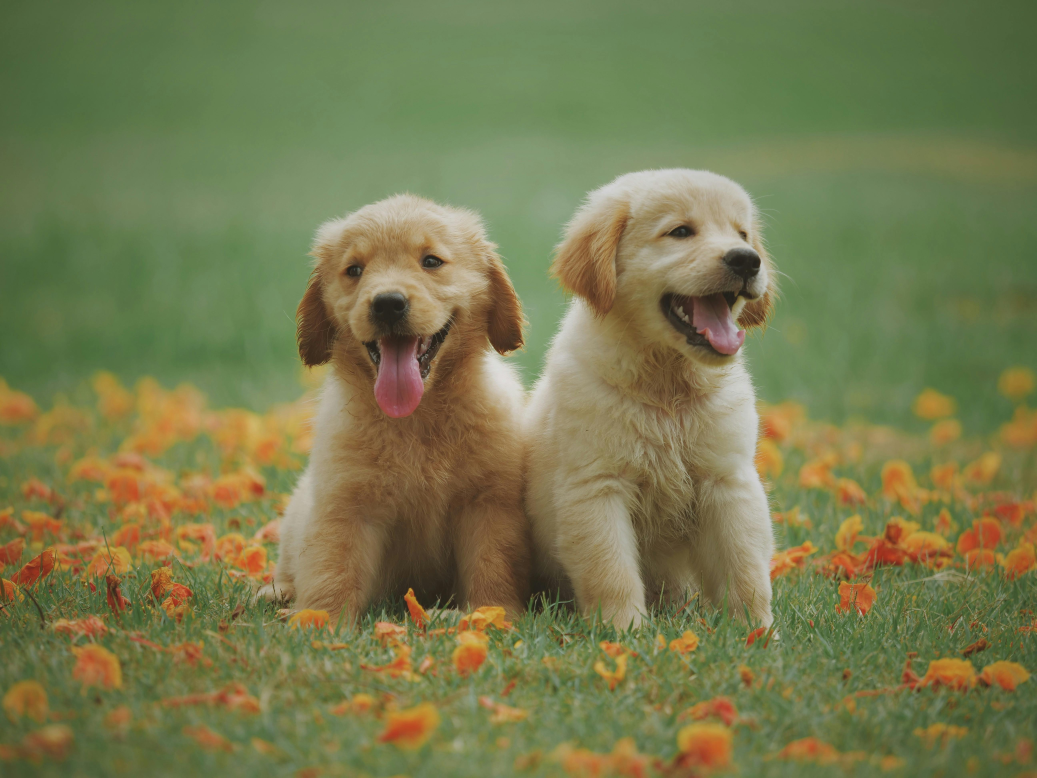
#> input picture dog.jpeg, 5184 x 3888 px (shown at 1/5 size)
$ jupyter execute lab7.ipynb
#> lines starting #> are read from the running program, lines starting #| are printed output that depends on the picture; long printed decimals are rounded
[cell 1]
import cv2
import matplotlib.pyplot as plt
import numpy as np
from PIL import Image

im1=Image.open("dog.jpeg")
#> im1 is the input picture: PIL image 5184x3888 RGB; mean R, G, B 119.3, 122, 78.3
im2=Image.open("parrot.jpeg")
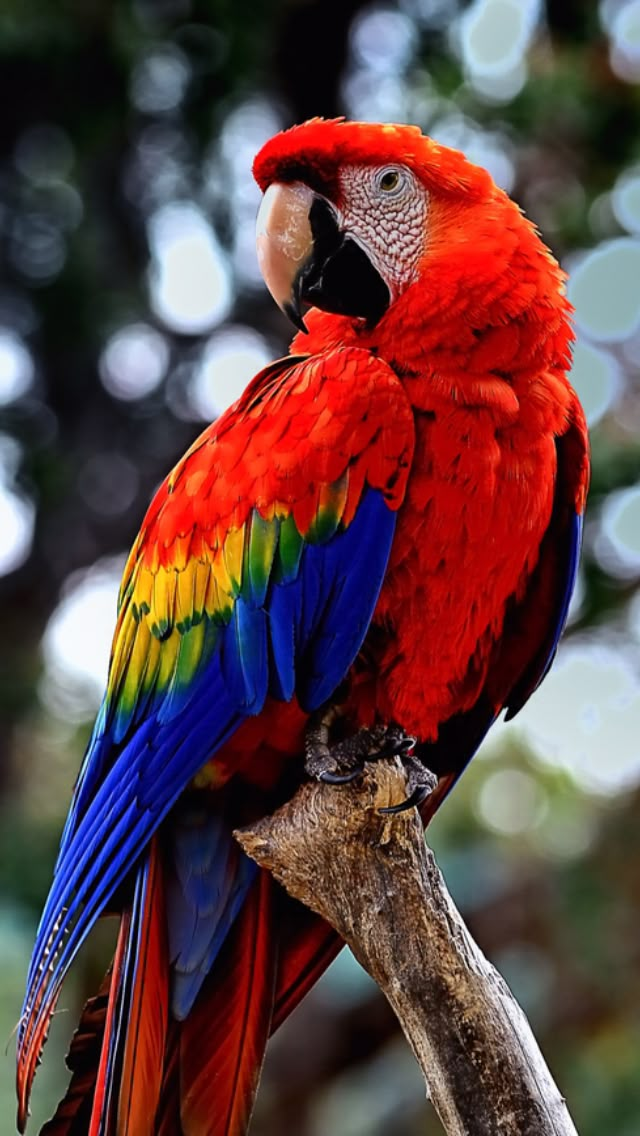
#> input picture parrot.jpeg, 640 x 1136 px
#> im2 is the input picture: PIL image 640x1136 RGB; mean R, G, B 97.1, 65.4, 65.7

plt.figure(figsize=(12,6))

plt.subplot(221)
plt.imshow(im1,cmap="gray")
plt.title("Original Color Image")
plt.axis("off")

plt.subplot(222)
plt.imshow(im2,cmap="gray")
plt.title("  Image 2")
plt.axis("off")

img1=np.array(im1)
img2=np.array(im2)

img1=cv2.resize(img1,(img2.shape[1],img2.shape[0]))
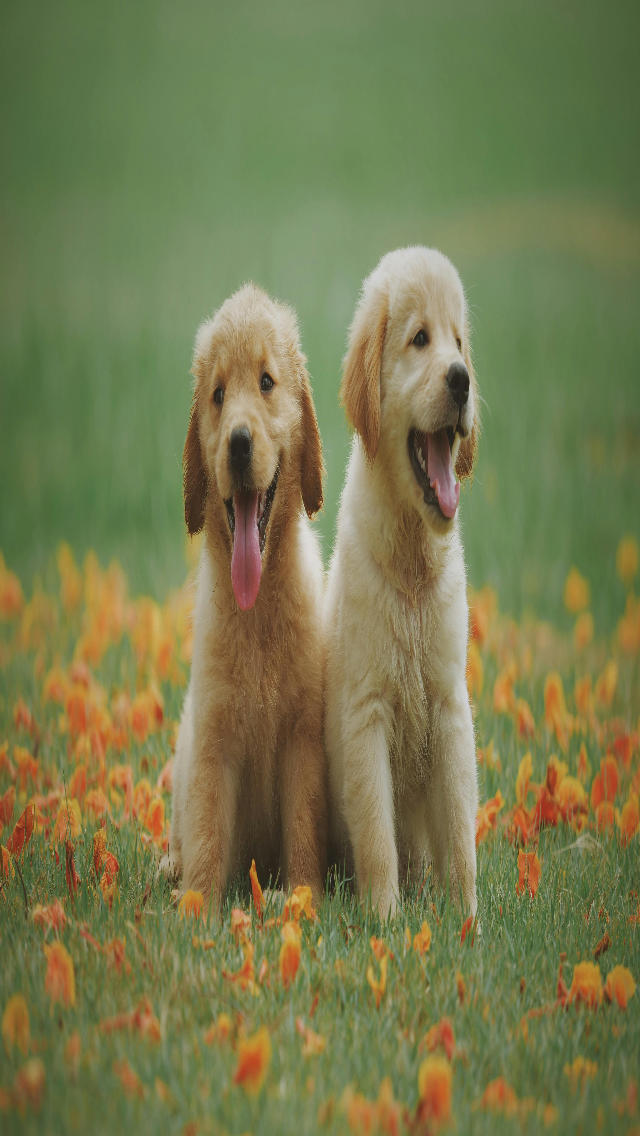
#> img1: shape (1136, 640, 3); mean R, G, B 119.2, 121.9, 78.2

plt.subplot(223)
plt.imshow(img1,cmap="gray")
plt.title("Image 1 after resize")
plt.axis("off")

plt.subplot(224)
plt.imshow(img2,cmap="gray")
plt.title("  Image 2")
plt.axis("off")


mean_img1=np.mean(img1)
#> mean_img1 = 106.4
std_img1=np.std(img1)
#> std_img1 = 34.99

mean_img2=np.mean(img2)
#> mean_img2 = 76.03
std_img2=np.std(img2)
#> std_img2 = 71.27
corr=np.corrcoef(img1.flatten(),img2.flatten())[0,1]
#> corr = 0.0702

print(mean_img1)
#| 106.431
print(std_img1)
#| 34.987

print(mean_img2)
#| 76.030
print(std_img2)
#| 71.268


print(corr)
#| 0.07023
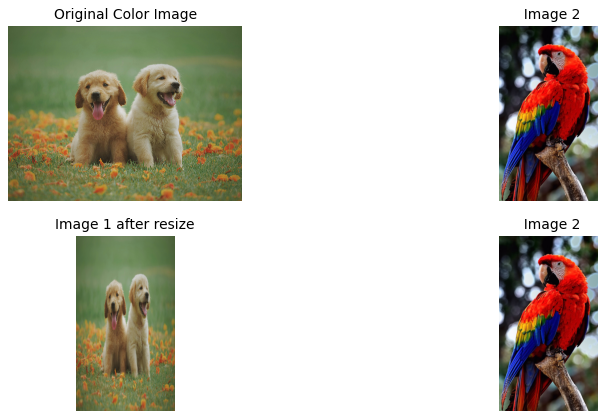
#> figure drawn by matplotlib, 4 panels
